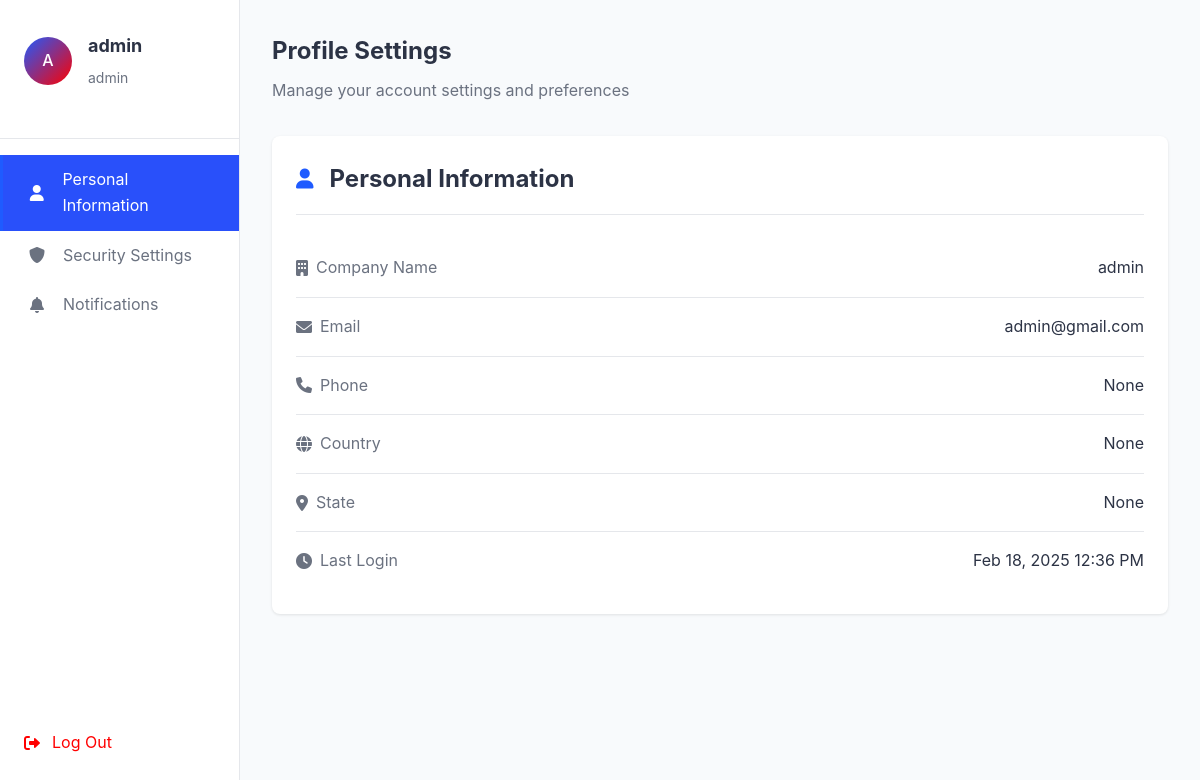
The app's page /profile (signed in), older data.
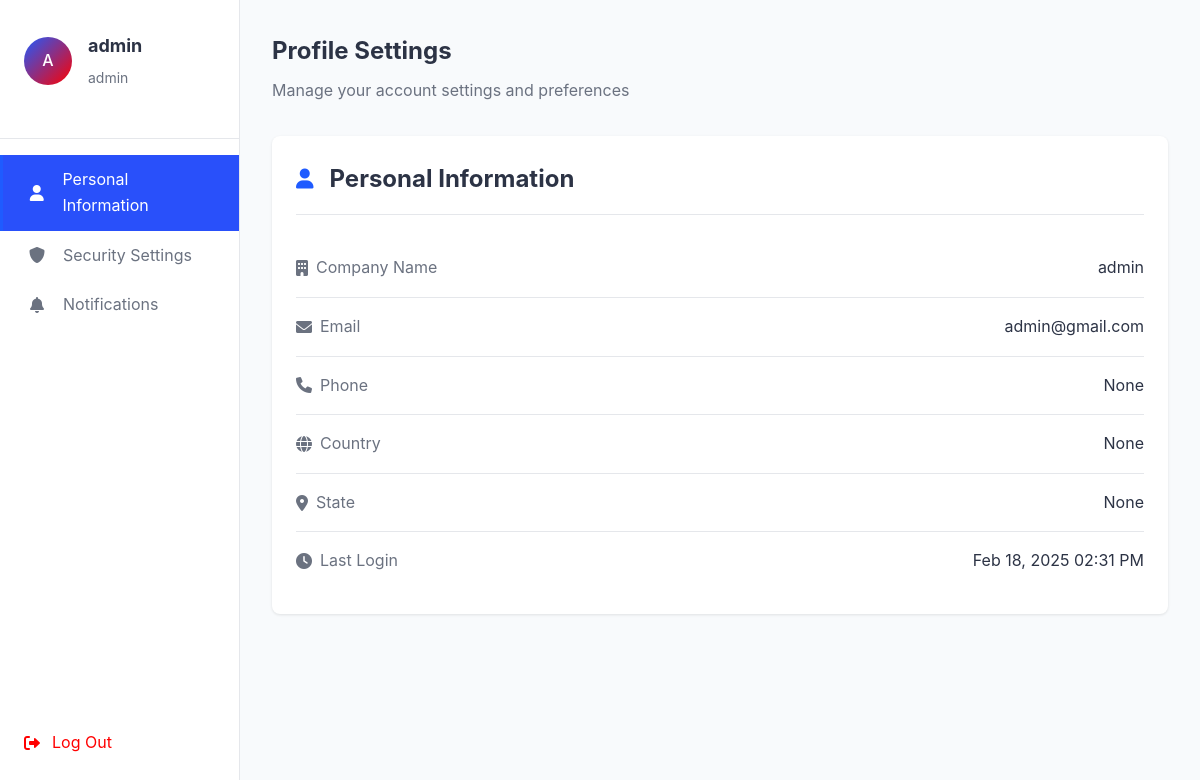
The same page, newer data.
### app.py (models this page shows, shortened)
class User(db.Model, UserMixin):
    __tablename__ = "user"
    id = db.Column(db.Integer, primary_key=True)
    username = db.Column(db.String(100))
    email = db.Column(db.String(100))
    password_hash = db.Column(db.String(200))
    phone = db.Column(db.String(20))
    country = db.Column(db.String(100))
    state = db.Column(db.String(100))
    role = db.Column(db.String(100), default="user")
    last_login = db.Column(db.DateTime, default=datetime.utcnow)

### app.py (the view)
@app.route('/profile')
@login_required
def profile():
    flash("Viewing your profile information.", "info")
    return render_template("profile.html", user=current_user)

### app.py (called while the page is built)
@login_manager.user_loader
def load_user(user_id):
    return db.session.get(User, int(user_id))

### templates/profile.html (shortened to what this page needs)
<!DOCTYPE html>
<html lang="en">
<head>
    <link rel="stylesheet" href="https://cdnjs.cloudflare.com/ajax/libs/font-awesome/6.0.0/css/all.min.css">
</head>
<body>
    <div class="sidebar">
        <div class="sidebar-header">
            <div class="avatar-container">
                <div class="avatar">{{ user.username[0] | upper }}</div>
                <div class="user-details">
                    <h1>{{ user.username }}</h1>
                    <span class="user-role">{{ user.role }}</span>
                </div>
            </div>
        </div>
        <ul class="nav-menu">
            <li class="nav-item active" data-section="personal-info">
                <i class="fas fa-user"></i>
                <span>Personal Information</span>
            </li>
            <li class="nav-item" data-section="security">
                <i class="fas fa-shield-alt"></i>
                <span>Security Settings</span>
            </li>
            <li class="nav-item" data-section="notifications">
                <i class="fas fa-bell"></i>
                <span>Notifications</span>
            </li>
        </ul>
        <a href="{{ url_for('logout') }}" class="logout-btn">
            <i class="fas fa-sign-out-alt"></i>
            <span>Log Out</span>
        </a>
    </div>
    <div class="main-content">
        <div class="content-header">
            <h2>Profile Settings</h2>
            <p>Manage your account settings and preferences</p>
        </div>
        <div class="section-content active" id="personal-info">
            <div class="profile-section">
                <div class="section-header">
                    <i class="fas fa-user"></i>
                    <h2>Personal Information</h2>
                </div>
                <ul class="profile-list">
                    <li>
                        <span><i class="fas fa-building"></i> Company Name</span>
                        <span>{{ user.username }}</span>
                    </li>
                    <li>
                        <span><i class="fas fa-envelope"></i> Email</span>
                        <span>{{ user.email }}</span>
                    </li>
                    <li>
                        <span><i class="fas fa-phone"></i> Phone</span>
                        <span>{{ user.phone }}</span>
                    </li>
                    <li>
                        <span><i class="fas fa-globe"></i> Country</span>
                        <span>{{ user.country }}</span>
                    </li>
                    <li>
                        <span><i class="fas fa-map-marker-alt"></i> State</span>
                        <span>{{ user.state }}</span>
                    </li>
                    <li>
                        <span><i class="fas fa-clock"></i> Last Login</span>
                        <span>{{ user.last_login.strftime('%b %d, %Y %I:%M %p') }}</span>
                    </li>
                </ul>
            </div>
        </div>
    </div>
</body>
</html>

Row changes from the older to the newer data that the page shows:
changed User "admin": last_login "Feb 18, 2025 12:36 PM" → "Feb 18, 2025 02:31 PM"
